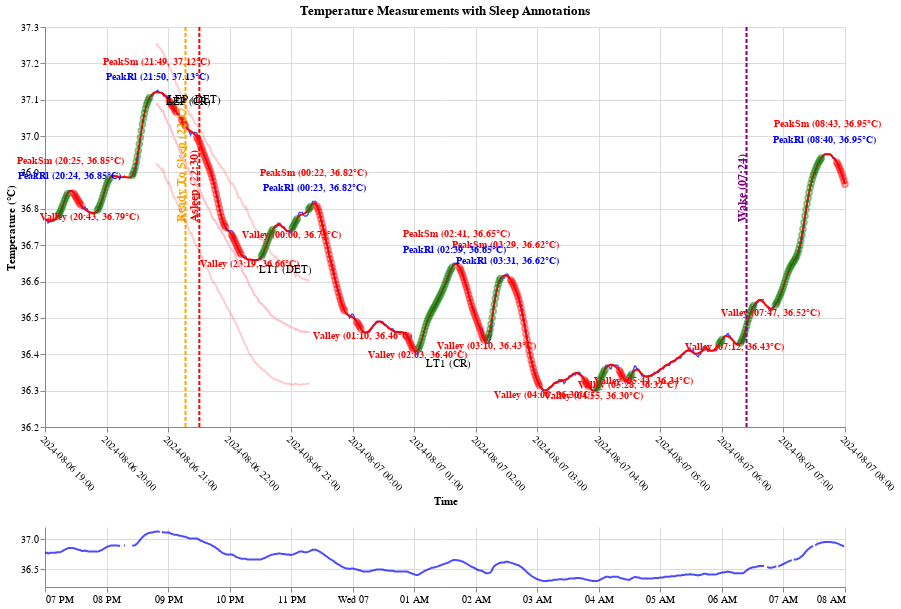

This figure's notebook cell:
### Code cell
import circadian
reload(circadian)


def do_it_all(day: str, start_time: str = '06:00:00Z', end_time: str = '12:00:00Z'):
    merged = merge_all_types()
    chart = circadian.do_it_all(day_data, day, start_time, end_time, merged, all_processed, post_lep_stats)
    display(chart)
    vs_lep_avg = circadian.compare_night_to_average(all_processed, merged, post_lep_stats, day)
    display(vs_lep_avg)

do_it_all('2024-08-06', '19:00:00Z', '08:00:00Z')

### Figure 1 — Vega-Lite specification as saved in the notebook (floating-point values rounded to 4 significant figures; data arrays with more than 128 entries replaced by an {"elided": "..."} marker saying what was removed)
{"config": {"view": {"continuousWidth": 300, "continuousHeight": 300, "stroke": null}, "axis": {"grid": true, "gridColor": "#DCDCDC"}}, "vconcat": [{"layer": [{"data": {"name": "data-5775083f17ad6d79a3f4be4808c92250"}, "mark": {"type": "line", "color": "blue", "opacity": 0.7, "strokeWidth": 1.5}, "encoding": {"tooltip": [{"field": "time", "format": "%Y-%m-%d %H:%M:%S", "type": "temporal"}, {"field": "Temp", "type": "quantitative"}], "x": {"axis": {"format": "%Y-%m-%d %H:%M", "labelAngle": 45, "tickCount": 10, "title": "Time"}, "field": "time", "scale": {"domain": {"param": "brush"}}, "type": "temporal"}, "y": {"axis": {"title": "Temperature (°C)"}, "field": "Temp", "scale": {"zero": false}, "type": "quantitative"}}}, {"data": {"name": "data-5775083f17ad6d79a3f4be4808c92250"}, "mark": {"type": "line", "color": "red", "strokeWidth": 2}, "encoding": {"tooltip": [{"field": "time", "format": "%Y-%m-%d %H:%M:%S", "type": "temporal"}, {"field": "Temp_Smoothed_Savgol", "type": "quantitative"}], "x": {"field": "time", "type": "temporal"}, "y": {"field": "Temp_Smoothed_Savgol", "type": "quantitative"}}}, {"data": {"name": "data-79b51aef32191066b1d9a9d2fb2ba375"}, "mark": {"type": "point", "color": "green", "opacity": 0.5, "size": 30}, "encoding": {"tooltip": [{"field": "time", "format": "%Y-%m-%d %H:%M:%S", "type": "temporal"}, {"field": "Temp_Smoothed_Savgol", "type": "quantitative"}, {"field": "feature", "type": "nominal"}], "x": {"field": "time", "type": "temporal"}, "y": {"field": "Temp_Smoothed_Savgol", "type": "quantitative"}}}, {"data": {"name": "data-04d50abafdcbbe4d46f92c0e2c74f9cf"}, "mark": {"type": "point", "color": "red", "opacity": 0.5, "size": 30}, "encoding": {"tooltip": [{"field": "time", "format": "%Y-%m-%d %H:%M:%S", "type": "temporal"}, {"field": "Temp_Smoothed_Savgol", "type": "quantitative"}, {"field": "feature", "type": "nominal"}], "x": {"field": "time", "type": "temporal"}, "y": {"field": "Temp_Smoothed_Savgol", "type": "quantitative"}}}, {"data": {"name": "data-aaa84ad1d7a36eb54fa46f47e6121035"}, "mark": {"type": "text", "align": "center", "baseline": "bottom", "dy": -25, "fontSize": 10, "fontWeight": "bold"}, "encoding": {"color": {"value": "red"}, "text": {"field": "feature", "type": "nominal"}, "x": {"field": "time", "type": "temporal"}, "y": {"field": "Temp_Smoothed_Savgol", "type": "quantitative"}}}, {"data": {"name": "data-ba49cf7ef7ca74d0dc900742e779e9ee"}, "mark": {"type": "text", "align": "center", "baseline": "bottom", "dy": -10, "fontSize": 10, "fontWeight": "bold"}, "encoding": {"color": {"value": "blue"}, "text": {"field": "feature", "type": "nominal"}, "x": {"field": "time", "type": "temporal"}, "y": {"field": "Temp_Smoothed_Savgol", "type": "quantitative"}}}, {"data": {"name": "data-49dd0a0decac3922b52ac9d73cc64de7"}, "mark": {"type": "text", "align": "center", "baseline": "bottom", "dy": 10, "fontSize": 10, "fontWeight": "bold"}, "encoding": {"color": {"value": "red"}, "text": {"field": "feature", "type": "nominal"}, "x": {"field": "time", "type": "temporal"}, "y": {"field": "Temp_Smoothed_Savgol", "type": "quantitative"}}}, {"layer": [{"mark": {"type": "rule", "color": "orange", "strokeDash": [4, 2], "strokeWidth": 2}, "encoding": {"x": {"field": "time", "type": "temporal"}}}, {"mark": {"type": "text", "align": "left", "angle": 270, "baseline": "top", "dx": 5, "dy": -10, "fontSize": 12, "fontWeight": "bold"}, "encoding": {"color": {"value": "orange"}, "text": {"field": "label", "type": "nominal"}, "x": {"field": "time", "type": "temporal"}}}], "data": {"name": "data-84e572476ff224ee13b442c13a77eb19"}}, {"layer": [{"mark": {"type": "rule", "color": "red", "strokeDash": [4, 2], "strokeWidth": 2}, "encoding": {"x": {"field": "time", "type": "temporal"}}}, {"mark": {"type": "text", "align": "left", "angle": 270, "baseline": "top", "dx": 5, "dy": -10, "fontSize": 12, "fontWeight": "bold"}, "encoding": {"color": {"value": "red"}, "text": {"field": "label", "type": "nominal"}, "x": {"field": "time", "type": "temporal"}}}], "data": {"name": "data-d1fc4a0f73d829e7f53854770b773506"}}, {"layer": [{"mark": {"type": "rule", "color": "purple", "strokeDash": [4, 2], "strokeWidth": 2}, "encoding": {"x": {"field": "time", "type": "temporal"}}}, {"mark": {"type": "text", "align": "left", "angle": 270, "baseline": "top", "dx": 5, "dy": -10, "fontSize": 12, "fontWeight": "bold"}, "encoding": {"color": {"value": "purple"}, "text": {"field": "label", "type": "nominal"}, "x": {"field": "time", "type": "temporal"}}}], "data": {"name": "data-6b2c1727de9519aec1bbf3d8c13c015e"}}, {"data": {"name": "data-4ab8e68da559ddb9b23c2a790240d887"}, "mark": {"type": "text", "align": "left", "dx": 10, "dy": 10}, "encoding": {"text": {"field": "text", "type": "nominal"}, "x": {"field": "x", "type": "temporal"}, "y": {"field": "y", "type": "quantitative"}}}, {"data": {"name": "data-1c3560a5279cc14cc3295a7ff24f1b01"}, "mark": {"type": "line", "color": "pink", "strokeWidth": 2}, "encoding": {"x": {"field": "time", "type": "temporal"}, "y": {"field": "mean", "type": "quantitative"}}}, {"data": {"name": "data-1c3560a5279cc14cc3295a7ff24f1b01"}, "mark": {"type": "line", "color": "red", "opacity": 0.2}, "encoding": {"x": {"field": "time", "type": "temporal"}, "y": {"field": "std1_lower", "type": "quantitative"}}}, {"data": {"name": "data-1c3560a5279cc14cc3295a7ff24f1b01"}, "mark": {"type": "line", "color": "red", "opacity": 0.2}, "encoding": {"x": {"field": "time", "type": "temporal"}, "y": {"field": "std1_upper", "type": "quantitative"}}}], "height": 400, "title": "Temperature Measurements with Sleep Annotations", "width": 800}, {"data": {"name": "data-5775083f17ad6d79a3f4be4808c92250"}, "mark": {"type": "line", "color": "blue", "opacity": 0.7}, "encoding": {"x": {"axis": {"labelAngle": 0, "tickCount": 10, "title": ""}, "field": "time", "type": "temporal"}, "y": {"axis": {"tickCount": 3, "title": ""}, "field": "Temp", "scale": {"zero": false}, "type": "quantitative"}}, "height": 60, "name": "view_240", "width": 800}], "params": [{"name": "brush", "select": {"type": "interval", "encodings": ["x"]}, "views": ["view_240"]}], "$schema": "https://vega.github.io/schema/vega-lite/v5.20.1.json", "datasets": {"data-5775083f17ad6d79a3f4be4808c92250": {"elided": "781 records"}, "data-79b51aef32191066b1d9a9d2fb2ba375": {"elided": "186 records"}, "data-04d50abafdcbbe4d46f92c0e2c74f9cf": {"elided": "173 records"}, "data-aaa84ad1d7a36eb54fa46f47e6121035": [{"time": "2024-08-06T20:25:00+01:00", "Temp": 36.85, "Temp_Interpolated": 36.85, "Temp_Smoothed_Savgol": 36.85, "feature": "PeakSm (20:25, 36.85°C)"}, {"time": "2024-08-06T21:49:00+01:00", "Temp": 37.12, "Temp_Interpolated": 37.12, "Temp_Smoothed_Savgol": 37.12, "feature": "PeakSm (21:49, 37.12°C)"}, {"time": "2024-08-07T00:22:00+01:00", "Temp": 36.82, "Temp_Interpolated": 36.82, "Temp_Smoothed_Savgol": 36.81, "feature": "PeakSm (00:22, 36.82°C)"}, {"time": "2024-08-07T02:41:00+01:00", "Temp": 36.65, "Temp_Interpolated": 36.65, "Temp_Smoothed_Savgol": 36.65, "feature": "PeakSm (02:41, 36.65°C)"}, {"time": "2024-08-07T03:29:00+01:00", "Temp": 36.62, "Temp_Interpolated": 36.62, "Temp_Smoothed_Savgol": 36.62, "feature": "PeakSm (03:29, 36.62°C)"}, {"time": "2024-08-07T08:43:00+01:00", "Temp": 36.95, "Temp_Interpolated": 36.95, "Temp_Smoothed_Savgol": 36.95, "feature": "PeakSm (08:43, 36.95°C)"}], "data-ba49cf7ef7ca74d0dc900742e779e9ee": [{"time": "2024-08-06T20:24:00+01:00", "Temp": 36.85, "Temp_Interpolated": 36.85, "Temp_Smoothed_Savgol": 36.85, "feature": "PeakRl (20:24, 36.85°C)"}, {"time": "2024-08-06T21:50:00+01:00", "Temp": 37.13, "Temp_Interpolated": 37.13, "Temp_Smoothed_Savgol": 37.12, "feature": "PeakRl (21:50, 37.13°C)"}, {"time": "2024-08-07T00:23:00+01:00", "Temp": 36.82, "Temp_Interpolated": 36.82, "Temp_Smoothed_Savgol": 36.81, "feature": "PeakRl (00:23, 36.82°C)"}, {"time": "2024-08-07T02:39:00+01:00", "Temp": 36.65, "Temp_Interpolated": 36.65, "Temp_Smoothed_Savgol": 36.65, "feature": "PeakRl (02:39, 36.65°C)"}, {"time": "2024-08-07T03:31:00+01:00", "Temp": 36.62, "Temp_Interpolated": 36.62, "Temp_Smoothed_Savgol": 36.61, "feature": "PeakRl (03:31, 36.62°C)"}, {"time": "2024-08-07T08:40:00+01:00", "Temp": 36.95, "Temp_Interpolated": 36.95, "Temp_Smoothed_Savgol": 36.95, "feature": "PeakRl (08:40, 36.95°C)"}], "data-49dd0a0decac3922b52ac9d73cc64de7": [{"time": "2024-08-06T20:43:00+01:00", "Temp": 36.79, "Temp_Interpolated": 36.79, "Temp_Smoothed_Savgol": 36.79, "feature": "Valley (20:43, 36.79°C)"}, {"time": "2024-08-06T23:19:00+01:00", "Temp": 36.66, "Temp_Interpolated": 36.66, "Temp_Smoothed_Savgol": 36.66, "feature": "Valley (23:19, 36.66°C)"}, {"time": "2024-08-07T00:00:00+01:00", "Temp": 36.73, "Temp_Interpolated": 36.73, "Temp_Smoothed_Savgol": 36.74, "feature": "Valley (00:00, 36.73°C)"}, {"time": "2024-08-07T01:10:00+01:00", "Temp": 36.46, "Temp_Interpolated": 36.46, "Temp_Smoothed_Savgol": 36.46, "feature": "Valley (01:10, 36.46°C)"}, {"time": "2024-08-07T02:03:00+01:00", "Temp": 36.4, "Temp_Interpolated": 36.4, "Temp_Smoothed_Savgol": 36.41, "feature": "Valley (02:03, 36.40°C)"}, {"time": "2024-08-07T03:10:00+01:00", "Temp": 36.43, "Temp_Interpolated": 36.43, "Temp_Smoothed_Savgol": 36.44, "feature": "Valley (03:10, 36.43°C)"}, {"time": "2024-08-07T04:06:00+01:00", "Temp": 36.3, "Temp_Interpolated": 36.3, "Temp_Smoothed_Savgol": 36.3, "feature": "Valley (04:06, 36.30°C)"}, {"time": "2024-08-07T04:55:00+01:00", "Temp": 36.3, "Temp_Interpolated": 36.3, "Temp_Smoothed_Savgol": 36.3, "feature": "Valley (04:55, 36.30°C)"}, {"time": "2024-08-07T05:28:00+01:00", "Temp": 36.32, "Temp_Interpolated": 36.32, "Temp_Smoothed_Savgol": 36.33, "feature": "Valley (05:28, 36.32°C)"}, {"time": "2024-08-07T05:44:00+01:00", "Temp": 36.34, "Temp_Interpolated": 36.34, "Temp_Smoothed_Savgol": 36.34, "feature": "Valley (05:44, 36.34°C)"}, {"time": "2024-08-07T07:12:00+01:00", "Temp": 36.43, "Temp_Interpolated": 36.43, "Temp_Smoothed_Savgol": 36.43, "feature": "Valley (07:12, 36.43°C)"}, {"time": "2024-08-07T07:47:00+01:00", "Temp": 36.52, "Temp_Interpolated": 36.52, "Temp_Smoothed_Savgol": 36.53, "feature": "Valley (07:47, 36.52°C)"}], "data-84e572476ff224ee13b442c13a77eb19": [{"time": "2024-08-06T22:17:00+01:00", "label": "Ready To Sleep (22:17)"}], "data-d1fc4a0f73d829e7f53854770b773506": [{"time": "2024-08-06T22:30:30+01:00", "label": "Asleep (22:30)"}], "data-6b2c1727de9519aec1bbf3d8c13c015e": [{"time": "2024-08-07T07:24:00+01:00", "label": "Wake (07:24)"}], "data-4ab8e68da559ddb9b23c2a790240d887": [{"x": "2024-08-06T21:48:00+01:00", "y": 37.12, "text": "LEP (CR)"}, {"x": "2024-08-06T21:50:00+01:00", "y": 37.13, "text": "LEP (DET)"}, {"x": "2024-08-07T02:02:00+01:00", "y": 36.4, "text": "LT1 (CR)"}, {"x": "2024-08-06T23:19:00+01:00", "y": 36.66, "text": "LT1 (DET)"}], "data-1c3560a5279cc14cc3295a7ff24f1b01": {"elided": "151 records"}}}
